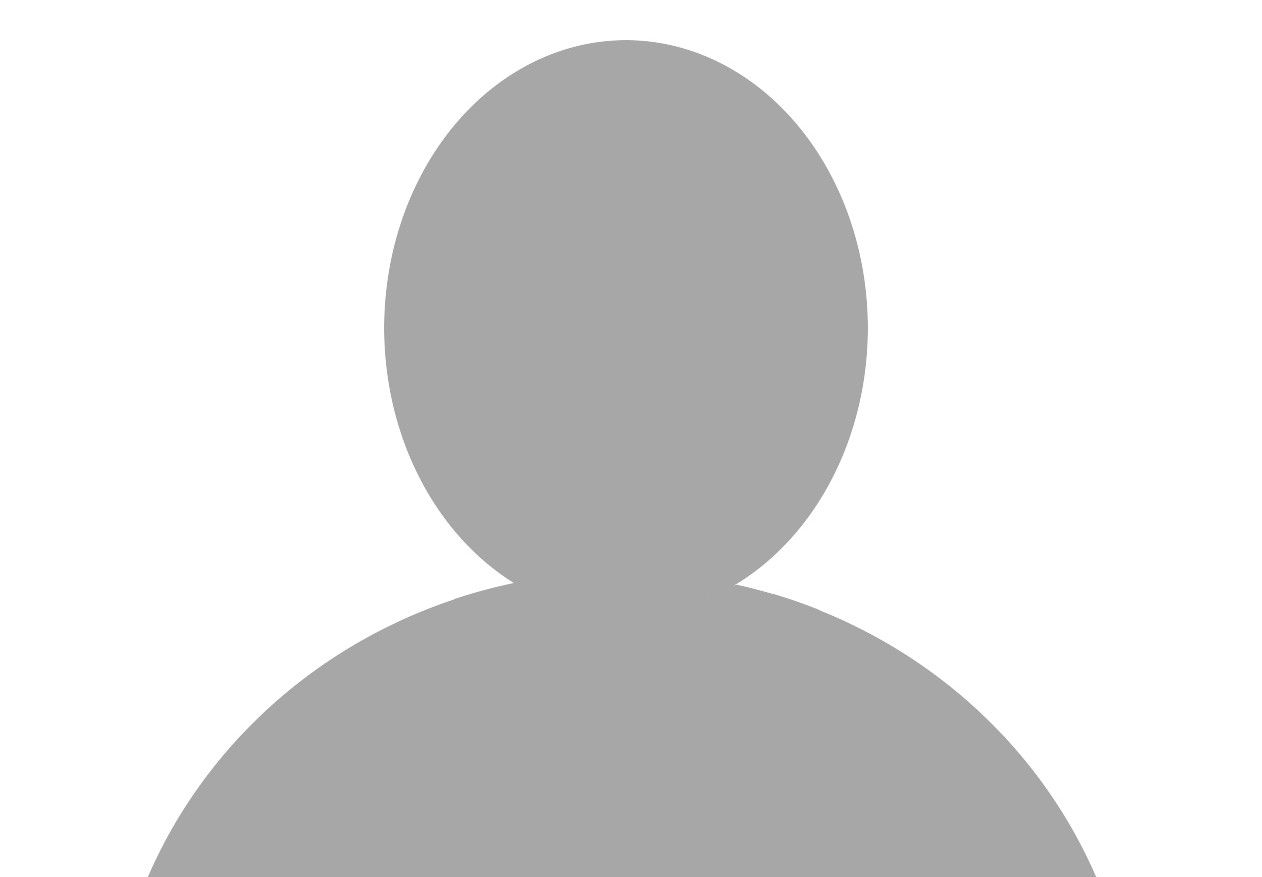
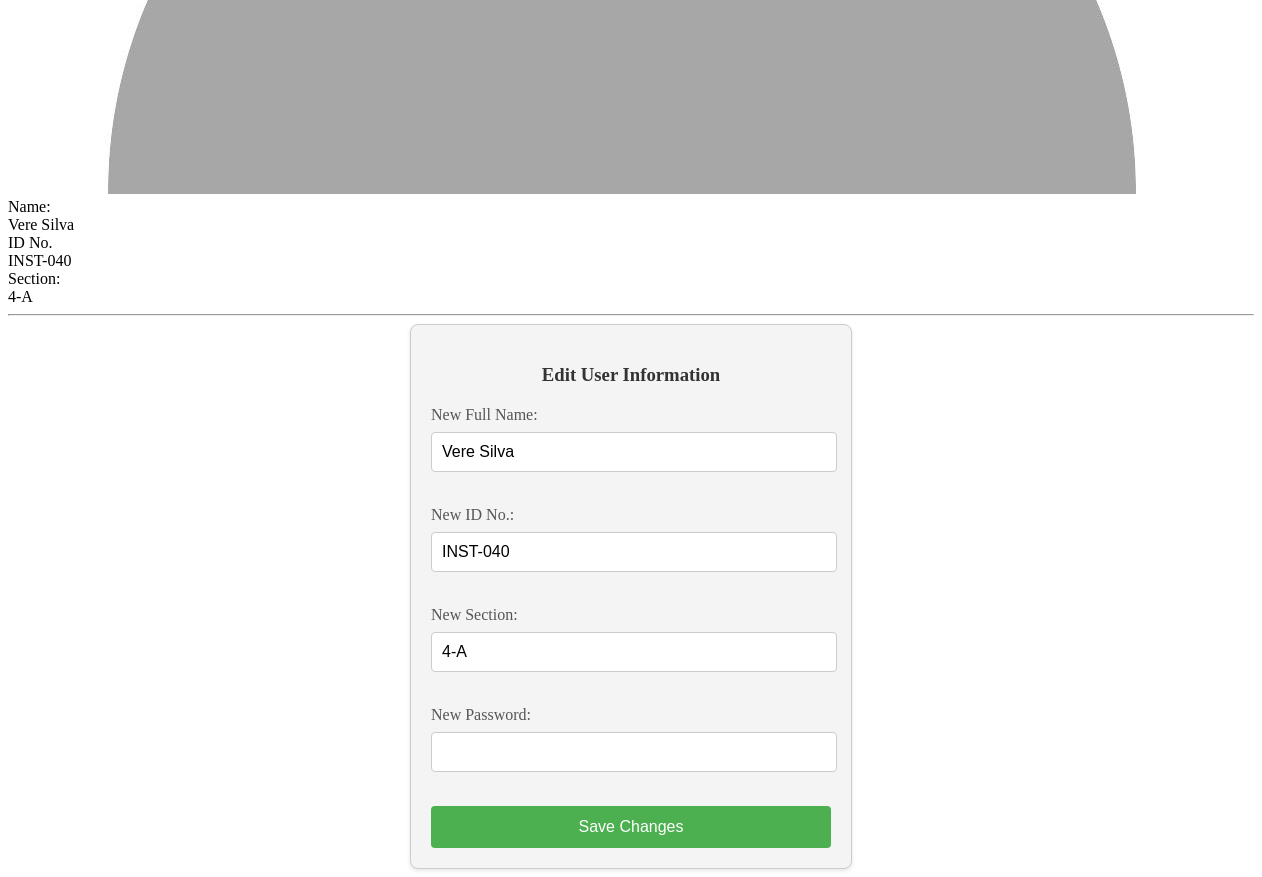
The page /admin/modal_content.php?userId=INST-040 on the database its author committed (2 pictures, top to bottom).
### tables this page shows
CREATE TABLE `users` (
  `id` int(6) UNSIGNED NOT NULL,
  `full_name` varchar(255) NOT NULL,
  `IDNo` varchar(50) NOT NULL,
  `section` varchar(15) NOT NULL,
  `role` enum('student','instructor','admin') NOT NULL,
  `password` varchar(255) NOT NULL,
  `imgPath` varchar(100) NOT NULL,
  `created_at` timestamp NOT NULL DEFAULT current_timestamp()
);

### admin/modal_content.php (the view, shortened to what this page needs)
<?php
$userData = [];
$imgPath = "../assets/images/default.jpg";
if (isset($_GET['userId'])) {
    $userId = $_GET['userId'];
    $servername = "localhost";
    $username = "root";
    $password = "";
    $database = "strv";
    $conn = new mysqli($servername, $username, $password, $database);
    $query = $conn->prepare("SELECT * FROM users WHERE IDNo = ?");
    $query->bind_param('s', $userId);
    $query->execute();
    $result = $query->get_result();
    $userData = $result->fetch_assoc();
} else {
    echo "Invalid request.";
    exit();
}
?>
<!DOCTYPE html>
<html lang="en">
<head>
</head>
<body>
    <div class='mainContainer'>
        <header>
            <div class='imgContainer'>
                <img src='<?php echo $imgPath; ?>' alt='student_image' class='mainIMG'>
            </div>
            <div class='infoContainer'>
                <div class='nameContainer'>
                    <div class='info'>Name:</div>
                    <?php echo htmlspecialchars($userData['full_name']); ?>
                </div>
                <div class='idContainer'>
                    <div class='info'>ID No.</div>
                    <?php echo htmlspecialchars($userData['IDNo']); ?>
                </div>
                <div class='sectionContainer'>
                    <div class='info'>Section:</div>
                    <?php echo htmlspecialchars($userData['section']); ?>
                </div>
            </div>
        </header>
        <hr>
        <div class='changeInfoContainer'>
            <h3>Edit User Information</h3>
            <form id='changeInfoForm' action='update_user.php' method='post'>
                <label for='newFullName'>New Full Name:</label>
                <input type='text' id='newFullName' name='newFullName' value='<?php echo htmlspecialchars($userData['full_name']); ?>'><br><br>
                <label for='newIdNo'>New ID No.:</label>
                <input type='text' id='newIdNo' name='newIdNo' value='<?php echo htmlspecialchars($userData['IDNo']); ?>'><br><br>
                <label for='newSection'>New Section:</label>
                <input type='text' id='newSection' name='newSection' value='<?php echo htmlspecialchars($userData['section']); ?>'><br><br>
                <label for='newPassword'>New Password:</label>
                <input type='password' id='newPassword' name='newPassword'><br><br>
                <button type='submit' id='saveChangesBtn'>Save Changes</button>
            </form>
        </div>
    </div>
</body>
</html>

### admin/modal_content.php (style rules this page uses)
.changeInfoContainer { max-width: 400px; margin: 0 auto; padding: 20px; border: 1px solid #ccc; border-radius: 8px; background-color: #f4f4f4; box-shadow: 0 2px 4px rgba(0, 0, 0, 0.1); }
.changeInfoContainer h3 { text-align: center; margin-bottom: 20px; color: #333; }
.changeInfoContainer label { display: block; margin-bottom: 8px; color: #555; }
.changeInfoContainer input[type="text"], .changeInfoContainer input[type="password"] { width: calc(100% - 16px); padding: 10px; border: 1px solid #ccc; border-radius: 4px; margin-bottom: 16px; font-size: 16px; }
.changeInfoContainer button { width: 100%; padding: 12px; background-color: #4CAF50; color: white; border: none; border-radius: 4px; cursor: pointer; font-size: 16px; transition: background-color 0.3s ease; }

### rows shown on the page
users: full_name "Vere Silva", IDNo "INST-040", section "4-A", newFullName "Vere Silva", newIdNo "INST-040", newSection "4-A"
